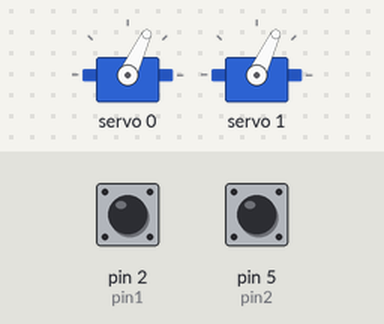
Simulated run of this sketch. Board: Arduino Uno, built with avr-gcc and run on an emulated ATmega328P. Shown: 2 × servo. The inputs (shaded band) are chosen by the test bench; at power-on: pin 2 (pin1) LOW, pin 5 (pin2) LOW. What the sketch prints to the serial monitor is not drawn.

Above: at 1.2 s.
1.3 s: pin 2 (pin1) pulsed HIGH 5 times (0.12 s each, 0.3 s apart)
At 3.9 s:
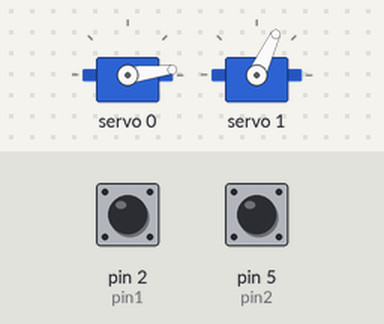
4.3 s: pin 5 (pin2) pulsed HIGH 2 times (0.12 s each, 0.3 s apart)
At 4.7 s:
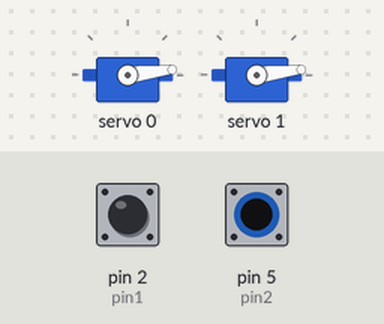
Timing chart, 0 to 7.3 s (numbered marks = the images above; inputs shaded):
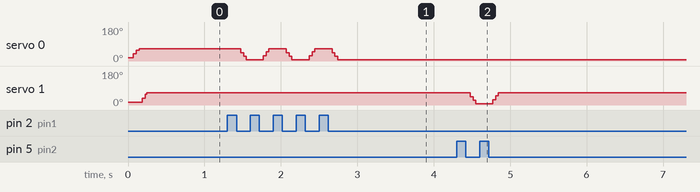

Measured:
- after the input at 1.3 s, servo 0: 65° → 45° after 0.18 s, then repeats every 0.59 s: 25° 0.03 s, 7° 0.22 s, 27° 0.04 s, 48° 0.03 s, 65° 0.23 s, 45° 0.04 s, until it stays 7° from 2.7 s
- after the input at 4.3 s, servo 1: 65° → 7° after 0.18 s, → 65° 0.29 s later

The sketch:

Test_VarAngle_MoveOnPush.ino
```cpp
//This code causes the servo to move with a button and move back with the second press

//Next goal: move servos based on different input

#include <Wire.h>
#include <Adafruit_PWMServoDriver.h>
Adafruit_PWMServoDriver pwm = Adafruit_PWMServoDriver();
// Estimates
// difference of 50 => 15 deg
// difference of 150 => 45 deg
// difference of 300 => 90 deg
// difference of 600 => 180 deg
// I'm guessing difference of 50 leads to change in just about 15 degrees
// caps out at 180 deg
#define SERVOMIN  150
#define SERVOMAX  300
uint8_t servonum = 0;


uint8_t buttonState1 = HIGH;
uint8_t previousButtonState1 = HIGH;
uint8_t buttonState2 = HIGH;
uint8_t previousButtonState2 = HIGH;

int servoState1 = SERVOMIN;
int servoState2 = SERVOMIN;

int pin1 = 2;
int pin2 = 5;


void setup() {
  Serial.begin(9600);
  Serial.println("16 channel Servo test!");

  pwm.begin();

  pwm.setPWMFreq(60);  // Analog servos run at ~60 Hz updates

}

void loop() {
  //Check button for servo group 1
  buttonState1 = debounceRead(pin1);
  if ((LOW == buttonState1) and (HIGH == previousButtonState1))
  {
    if (servoState1 == SERVOMIN) {
      moveServo1(SERVOMIN, SERVOMAX);
      servoState1 = SERVOMAX;
    }
    else {
      moveServo1(SERVOMAX, SERVOMIN);
      servoState1 = SERVOMIN;
    }
  }
  previousButtonState1 = buttonState1;

  buttonState2 = debounceRead(pin2);
  if ((LOW == buttonState2) and (HIGH == previousButtonState2))
  {
    if (servoState2 == SERVOMIN) {
      moveServo2(SERVOMIN, SERVOMAX);
      servoState2 = SERVOMAX;
    }
    else {
      moveServo2(SERVOMAX, SERVOMIN);
      servoState2 = SERVOMIN;
    }
  }
  previousButtonState2 = buttonState2;
}
uint8_t debounceRead(int pin)
{
  uint8_t pinState = digitalRead(pin);
  uint32_t timeout = millis();
  while (millis() < timeout+10)
  {
    if (digitalRead(pin) != pinState)
    {
      pinState = digitalRead(pin);
      timeout = millis();
    }
  }

  return pinState;
}

void moveServo1(int from, int to)
{
if (from < to)
  for (uint16_t pulselen = from; pulselen < to; pulselen++) {
    pwm.setPWM(0, 0, pulselen);
  }
else
  for (uint16_t pulselen = from; pulselen > to; pulselen--) {
    pwm.setPWM(0, 0, pulselen);
  }
}

void moveServo2(int from, int to)
{
if (from < to)
  for (uint16_t pulselen = from; pulselen < to; pulselen++) {
    pwm.setPWM(1, 0, pulselen);
  }
else
  for (uint16_t pulselen = from; pulselen > to; pulselen--) {
    pwm.setPWM(1, 0, pulselen);
  }
}
```
